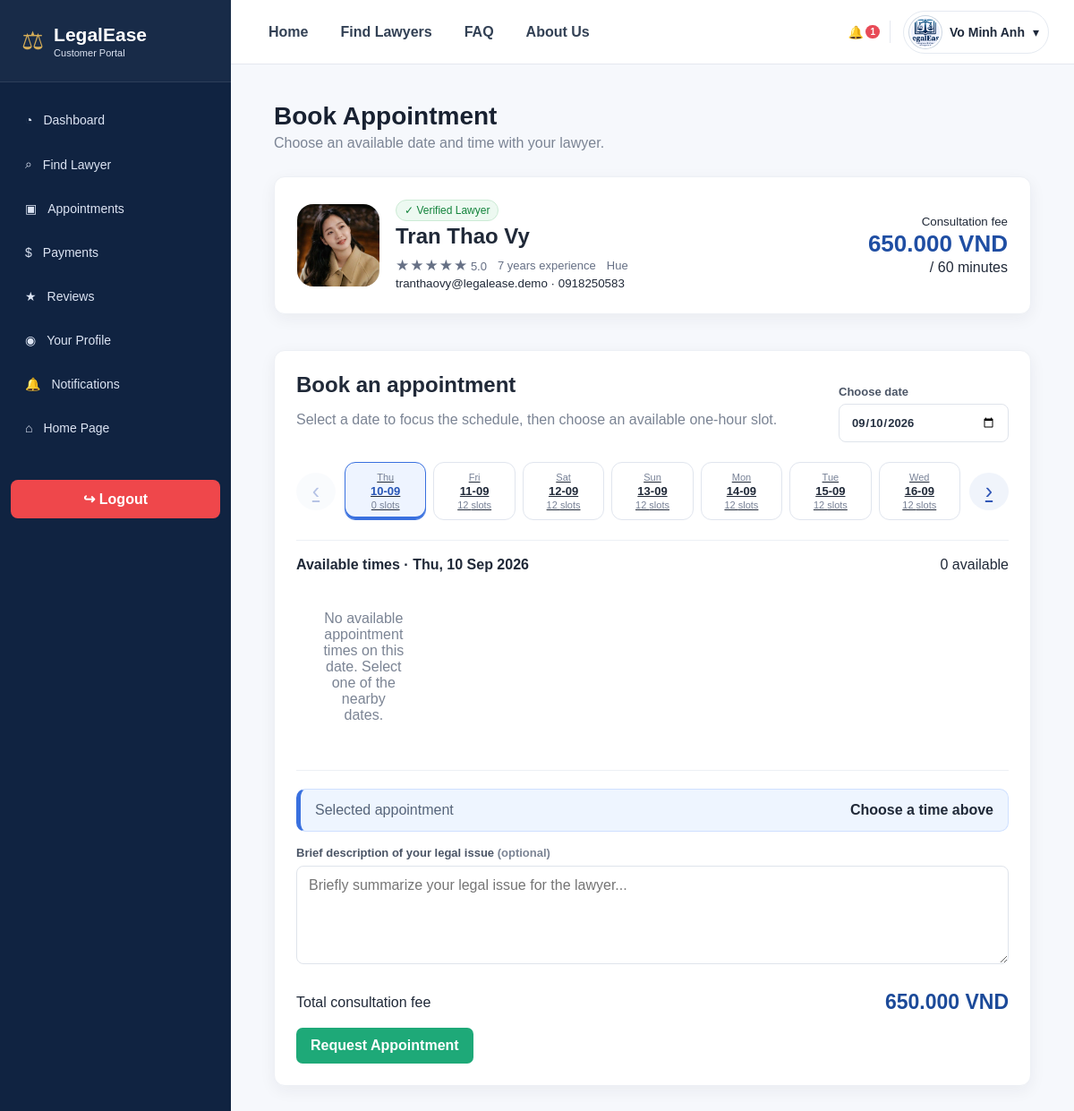
/customer/book.php?lawyer=24 (signed in), run on the app's committed database.
### tables this page shows
CREATE TABLE customer_profiles (
 id INT AUTO_INCREMENT PRIMARY KEY,user_id INT NOT NULL UNIQUE,full_name VARCHAR(150) NOT NULL,phone VARCHAR(30) DEFAULT '',address VARCHAR(255) DEFAULT '',avatar_file VARCHAR(255) DEFAULT '',gender ENUM('Male','Female','Other') NULL,birth_date DATE NULL,
 CONSTRAINT fk_customer_user FOREIGN KEY(user_id) REFERENCES users(id) ON DELETE CASCADE
);

CREATE TABLE lawyer_profiles (
 id INT AUTO_INCREMENT PRIMARY KEY,user_id INT NOT NULL UNIQUE,full_name VARCHAR(150) NOT NULL,phone VARCHAR(30) DEFAULT '',experience_years INT NOT NULL DEFAULT 0,bio TEXT,
 office_address VARCHAR(255) DEFAULT '',location_id INT NULL,is_verified TINYINT(1) NOT NULL DEFAULT 0,rating DECIMAL(2,1) NOT NULL DEFAULT 0.0,
 consultation_fee DECIMAL(10,2) NOT NULL DEFAULT 500000,avatar_file VARCHAR(255) DEFAULT '',created_at DATETIME NOT NULL DEFAULT CURRENT_TIMESTAMP,
 CONSTRAINT fk_lawyer_user FOREIGN KEY(user_id) REFERENCES users(id) ON DELETE CASCADE,
 CONSTRAINT fk_lawyer_location FOREIGN KEY(location_id) REFERENCES locations(id) ON DELETE SET NULL
);

CREATE TABLE locations (id INT AUTO_INCREMENT PRIMARY KEY, city_name VARCHAR(100) NOT NULL UNIQUE);

CREATE TABLE users (
  id INT AUTO_INCREMENT PRIMARY KEY,
  name VARCHAR(150) NOT NULL,
  email VARCHAR(150) NOT NULL UNIQUE,
  password VARCHAR(255) NOT NULL,
  role ENUM('admin','lawyer','customer') NOT NULL,
  is_active TINYINT(1) NOT NULL DEFAULT 1,
  created_at DATETIME NOT NULL DEFAULT CURRENT_TIMESTAMP
);

### customer/book.php (the view, shortened to what this page needs)
<?php
require_once __DIR__.'/../includes/customer_layout.php';
$lawyerId=(int)($_GET['lawyer']??$_POST['lawyer_id']??0);
$ls=$pdo->prepare("SELECT lp.id,lp.full_name,lp.consultation_fee,lp.avatar_file,lp.experience_years,lp.rating,lp.phone,u.email,l.city_name FROM lawyer_profiles lp JOIN users u ON u.id=lp.user_id LEFT JOIN locations l ON l.id=lp.location_id WHERE lp.id=? AND lp.is_verified=1 AND u.is_active=1");
$ls->execute([$lawyerId]);
$lawyer=$ls->fetch();
$minDate=new DateTimeImmutable('today');
$maxDate=$minDate->modify('+4 months');
$selectedRaw=$_GET['day']??$minDate->format('Y-m-d');
try {
    $selected=new DateTimeImmutable($selectedRaw);
}catch(Throwable $e) {
    $selected=$minDate;
}if($selected<$minDate)$selected=$minDate;
$windowStart=$selected->modify('-3 days');
if($windowStart<$minDate)$windowStart=$minDate;
$windowEnd=$windowStart->modify('+6 days');
$countQ=$pdo->prepare("SELECT available_date,COUNT(*) c FROM availability_slots WHERE lawyer_id=? AND is_available=1 AND (available_date>CURDATE() OR (available_date=CURDATE() AND start_time>CURTIME())) AND available_date BETWEEN ? AND ? GROUP BY available_date");
$countQ->execute([$lawyerId, $windowStart->format('Y-m-d'), $windowEnd->format('Y-m-d')]);
$counts=[];
foreach($countQ as $r)$counts[$r['available_date']]=(int)$r['c'];
$cnt=$pdo->prepare("SELECT COUNT(*) FROM availability_slots WHERE lawyer_id=? AND is_available=1 AND (available_date>CURDATE() OR (available_date=CURDATE() AND start_time>CURTIME())) AND available_date=?");
$cnt->execute([$lawyerId, $selected->format('Y-m-d')]);
$slotTotal=(int)$cnt->fetchColumn();
$ss=$pdo->prepare("SELECT id,available_date,start_time,end_time FROM availability_slots WHERE lawyer_id=? AND is_available=1 AND (available_date>CURDATE() OR (available_date=CURDATE() AND start_time>CURTIME())) AND available_date=? ORDER BY start_time");
$ss->execute([$lawyerId, $selected->format('Y-m-d')]);
$slots=$ss->fetchAll();
customer_shell_start('Book Appointment', 'Choose an available date and time with your lawyer.');
?>
<div class="appointment-booking-page">
<section class="booking-lawyer-card card">
<img src="<?=e(avatar_url($lawyer['avatar_file']??''))?>" alt="">
<div>
<span class="verified">✓ Verified Lawyer</span>
<h2><?=e($lawyer['full_name'])?></h2>
<div class="booking-lawyer-meta">
<span><?=star_rating_html((float)$lawyer['rating'])?> <?=number_format((float)$lawyer['rating'], 1)?></span>
<span><?=(int)$lawyer['experience_years']?> years experience</span>
<span><?=e($lawyer['city_name'])?></span>
</div>
<small><?=e($lawyer['email'])?> · <?=e($lawyer['phone'])?></small>
</div>
<div class="booking-fee">
<small>Consultation fee</small>
<strong><?=money_usd($lawyer['consultation_fee'])?></strong>
<span>/ 60 minutes</span>
</div>
</section>
<div class="card quick-booking">
<div class="quick-booking-head">
<div>
<h2>Book an appointment</h2>
<p class="muted">Select a date to focus the schedule, then choose an available one-hour slot.</p>
</div>
<label class="date-focus">Choose date<input type="date" id="focusDate" min="<?=$minDate->format('Y-m-d')?>" max="<?=$maxDate->format('Y-m-d')?>" value="<?=$selected->format('Y-m-d')?>">
</label>
</div>
<div class="date-strip">
<a class="date-arrow <?= $windowStart<=$minDate?'disabled':''?>" href="?lawyer=<?=$lawyerId?>&day=<?=$windowStart->modify('-7 days')->format('Y-m-d')?>">‹</a>
<div class="date-strip-grid"><?php
for($d=$windowStart;$d<=$windowEnd;$d=$d->modify('+1 day')):$key=$d->format('Y-m-d');
?><a class="date-pill <?=$key===$selected->format('Y-m-d')?'active':''?>" href="?lawyer=<?=$lawyerId?>&day=<?=$key?>">
<span><?=$d->format('D')?></span>
<b><?=$d->format('d-m')?></b>
<small><?=($counts[$key]??0)?> slots</small>
</a><?php
endfor?></div>
<a class="date-arrow <?= $windowEnd>=$maxDate?'disabled':''?>" href="?lawyer=<?=$lawyerId?>&day=<?=$windowEnd->modify('+1 day')->format('Y-m-d')?>">›</a>
</div>
<div class="slot-section">
<div class="slot-section-title">
<b>Available times · <?=$selected->format('D, d M Y')?></b>
<span><?=$slotTotal?> available</span>
</div>
<div class="time-slot-grid"><?php
if(!$slots):?><div class="empty">No available appointment times on this date. Select one of the nearby dates.</div><?php
endif?></div>
</div>
<form method="post" id="bookingForm" class="booking-request-form"><?=csrf_field()?><input type="hidden" name="lawyer_id" value="<?=$lawyerId?>">
<div class="selected-booking-callout">
<span>Selected appointment</span>
<strong id="selectedSchedule">Choose a time above</strong>
</div>
<div class="field">
<label>Brief description of your legal issue <span class="muted">(optional)</span>
</label>
<textarea name="note" maxlength="2000" placeholder="Briefly summarize your legal issue for the lawyer...">
</textarea>
</div>
<div class="booking-total">
<span>Total consultation fee</span>
<strong><?=money_usd($lawyer['consultation_fee'])?></strong>
</div>
<button class="btn btn-success" id="bookingSubmit">Request Appointment</button>
</form>
</div>
</div>
<?php
customer_shell_end();
?>

### includes/customer_layout.php (shortened to what this page needs)
<?php
require_once __DIR__ . '/bootstrap.php';
function customer_shell_start(string $title, string $subtitle = ''): void {
    global $pdo;
    $current = basename($_SERVER['PHP_SELF']);
    $uid = (int) (user()['id'] ?? 0);
    $n = 0;
    $profile = null;
    if ($uid) {
        $s = $pdo->prepare('SELECT COUNT(*) FROM notifications WHERE user_id=? AND is_read=0');
        $s->execute([$uid]);
        $n = (int) $s->fetchColumn();
        $s = $pdo->prepare('SELECT cp.full_name,cp.phone,cp.address,cp.avatar_file,u.email FROM customer_profiles cp JOIN users u ON u.id=cp.user_id WHERE cp.user_id=?');
        $s->execute([$uid]);
        $profile = $s->fetch();
    }
    $links = [['dashboard.php', '◔', 'Dashboard'], ['/LegalEase_eProject/public/lawyers.php', '⌕', 'Find Lawyer'], ['appointments.php', '▣', 'Appointments'], ['payments.php', '$', 'Payments'], ['reviews.php', '★', 'Reviews'], ['profile.php', '◉', 'Your Profile'], ['notifications.php', '🔔', 'Notifications']];
    $cssVer = @filemtime(__DIR__ . '/../assets/css/customer.css') ?: time();
    echo '<!doctype html><html lang="en"><head><meta charset="utf-8"><meta name="viewport" content="width=device-width,initial-scale=1"><title>' . e($title) . ' | LegalEase</title><link rel="stylesheet" href="/LegalEase_eProject/assets/css/customer.css?v=' . $cssVer . '"></head><body><div class="customer-layout"><aside class="customer-sidebar"><a class="customer-brand" href="/LegalEase_eProject/customer/dashboard.php" style="text-decoration:none"><div class="mark">⚖</div><div><strong>LegalEase</strong><span>Customer Portal</span></div></a><nav class="customer-nav">';
    foreach ($links as [$url, $icon, $label]) {
        $file = basename(parse_url($url, PHP_URL_PATH));
        $active = $current === $file ? 'active' : '';
        echo '<a class="' . $active . '" href="' . $url . '"><span>' . $icon . '</span>' . e($label) . '</a>';
    }
    echo '<a href="/LegalEase_eProject/index.php"><span>⌂</span> Home Page</a></nav><a class="customer-logout" href="/LegalEase_eProject/logout.php">↪ Logout</a></aside><section class="customer-shell"><header class="customer-topbar"><nav class="customer-public-nav"><a href="/LegalEase_eProject/index.php">Home</a><a href="/LegalEase_eProject/public/lawyers.php">Find Lawyers</a><a href="/LegalEase_eProject/public/faq.php">FAQ</a><a href="/LegalEase_eProject/public/about.php">About Us</a></nav><div class="customer-user">';
    echo '<div style="position:relative"><button type="button" class="customer-bell-btn" id="customerBell" aria-label="Notifications">🔔' . ($n ? '<span class="bell"><b>' . $n . '</b></span>' : '') . '</button><div class="customer-dropdown notification-smart" id="customerNotifications"><div class="notification-drop-head"><strong>Notifications</strong><span>' . $n . ' unread</span></div><div class="notification-filter-tabs"><button type="button" class="drop-filter active" data-note-filter="all">All</button><button type="button" class="drop-filter" data-note-filter="unread">Unread</button></div><div class="notification-drop-list">';
    echo '</div><a class="drop-item view-all" href="/LegalEase_eProject/customer/notifications.php"><b>View all notifications</b></a></div></div><span class="divider"></span>';
    $customerAvatar=avatar_url($profile['avatar_file']??'');
    echo '<div style="position:relative"><button type="button" class="customer-profile-btn" id="customerProfile"><img class="customer-top-avatar" src="'.e($customerAvatar).'" alt="Avatar"><strong>' . e(user()['name'] ?? 'Customer') . '</strong> ▾</button><div class="customer-dropdown customer-profile-card" id="customerProfileMenu"><div class="mini-profile"><img class="customer-top-avatar" src="'.e($customerAvatar).'" alt="Avatar"><div><b>' . e($profile['full_name'] ?? user()['name'] ?? 'Customer') . '</b><br><small>' . e($profile['email'] ?? user()['email'] ?? '') . '</small></div></div><a href="/LegalEase_eProject/customer/profile.php">Your profile</a><a href="/LegalEase_eProject/customer/notifications.php">Notifications</a><a href="/LegalEase_eProject/logout.php">Logout</a></div></div></div></header><main class="customer-main"><h1 class="page-title">' . e($title) . '</h1>' . ($subtitle ? '<p class="page-subtitle">' . e($subtitle) . '</p>' : '');
}
function customer_shell_end(): void {
    echo '</main></section></div><div class="confirm-modal-backdrop" id="confirmBackdrop"><div class="confirm-modal"><h3>Confirm action</h3><p id="confirmMessage">Are you sure you want to continue?</p><div class="confirm-modal-actions"><button type="button" class="btn btn-light" id="confirmNo">Go back</button><button type="button" class="btn btn-danger" id="confirmYes">Continue</button></div></div></div><script>(function(){const bell=document.getElementById("customerBell"),nd=document.getElementById("customerNotifications"),prof=document.getElementById("customerProfile"),pd=document.getElementById("customerProfileMenu");bell&&bell.addEventListener("click",e=>{e.stopPropagation();nd.classList.toggle("open");pd&&pd.classList.remove("open")});prof&&prof.addEventListener("click",e=>{e.stopPropagation();pd.classList.toggle("open");nd&&nd.classList.remove("open")});document.querySelectorAll("[data-note-filter]").forEach(btn=>btn.addEventListener("click",e=>{e.stopPropagation();document.querySelectorAll("[data-note-filter]").forEach(x=>x.classList.remove("active"));btn.classList.add("active");const mode=btn.dataset.noteFilter;document.querySelectorAll("#customerNotifications [data-note-state]").forEach(x=>x.style.display=(mode==="all"||x.dataset.noteState==="unread")?"block":"none")}));document.addEventListener("click",()=>{nd&&nd.classList.remove("open");pd&&pd.classList.remove("open")});let pending=null,pendingSubmitter=null;const b=document.getElementById("confirmBackdrop"),m=document.getElementById("confirmMessage"),y=document.getElementById("confirmYes"),n=document.getElementById("confirmNo");document.addEventListener("submit",function(e){const t=e.submitter,msg=(t&&t.dataset.confirm)||e.target.dataset.confirm;if(!msg||e.target.dataset.confirmed==="1")return;e.preventDefault();pending=e.target;pendingSubmitter=t||null;m.textContent=msg;b.classList.add("open")});document.addEventListener("click",function(e){const a=e.target.closest("a[data-confirm]");if(!a)return;e.preventDefault();pending=a;pendingSubmitter=null;m.textContent=a.dataset.confirm;b.classList.add("open")});y.onclick=()=>{b.classList.remove("open");if(!pending)return;if(pending.tagName==="FORM"){pending.dataset.confirmed="1";pending.requestSubmit(pendingSubmitter)}else if(pending.href)location.href=pending.href;pending=null;pendingSubmitter=null};n.onclick=()=>{b.classList.remove("open");pending=null;pendingSubmitter=null};})();</script></body></html>';
}?>

### data on the page
customer_profiles: full_name "Vo Minh Anh"
lawyer_profiles: avatar_file (picture), full_name "Tran Thao Vy", rating "5.0", experience_years "7", location.city_name "Hue", user.email "tranthaovy@legalease.demo", phone "0918250583", consultation_fee "650.000 VND"

### other printed values
$icon "◔"
$label "Dashboard"
$icon "⌕"
$label "Find Lawyer"
$icon "▣"
$label "Appointments"
$icon "$"
$label "Payments"
$icon "★"
$label "Reviews"
$icon "◉"
$label "Your Profile"
$icon "🔔"
$label "Notifications"
$n "1"
